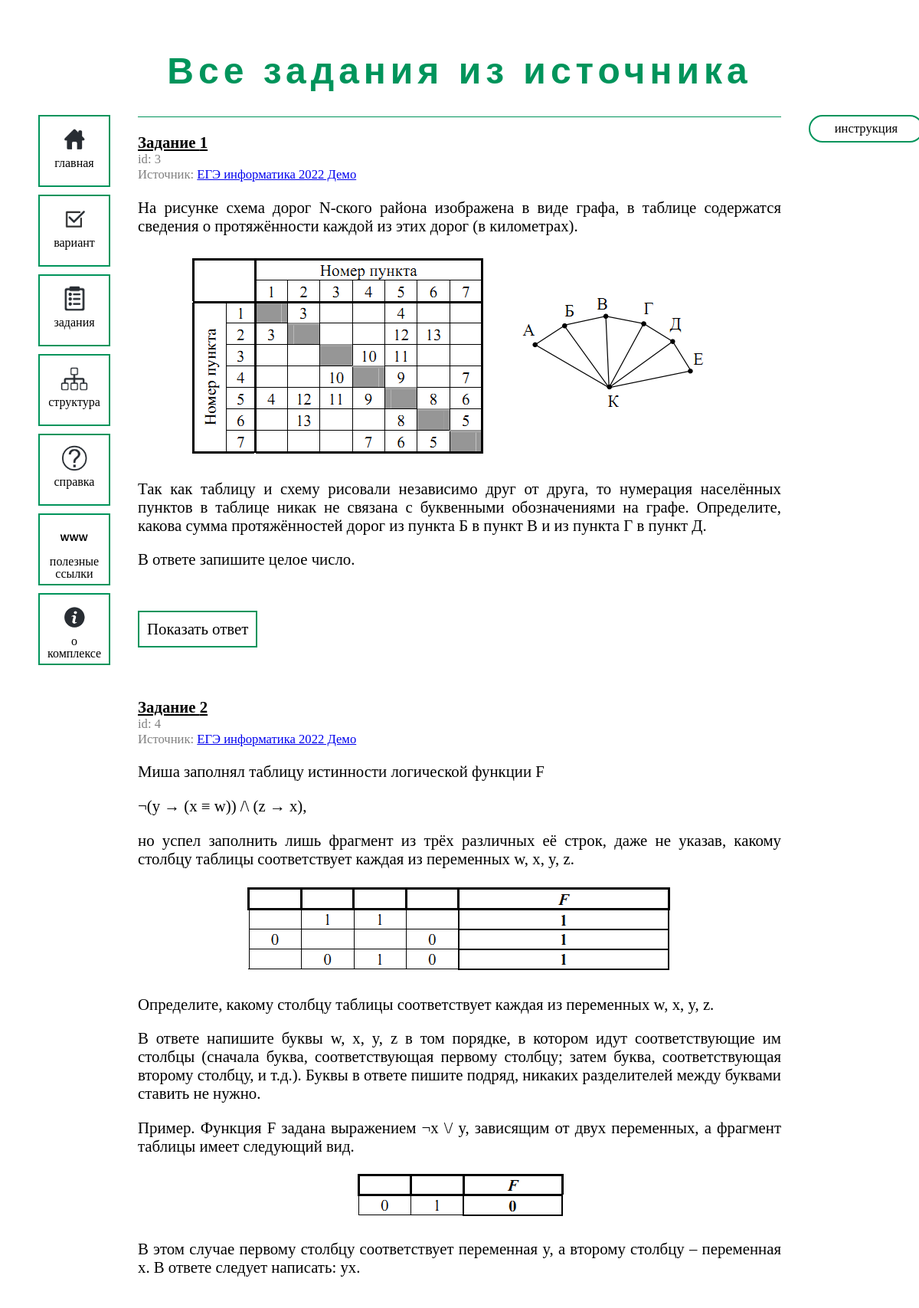
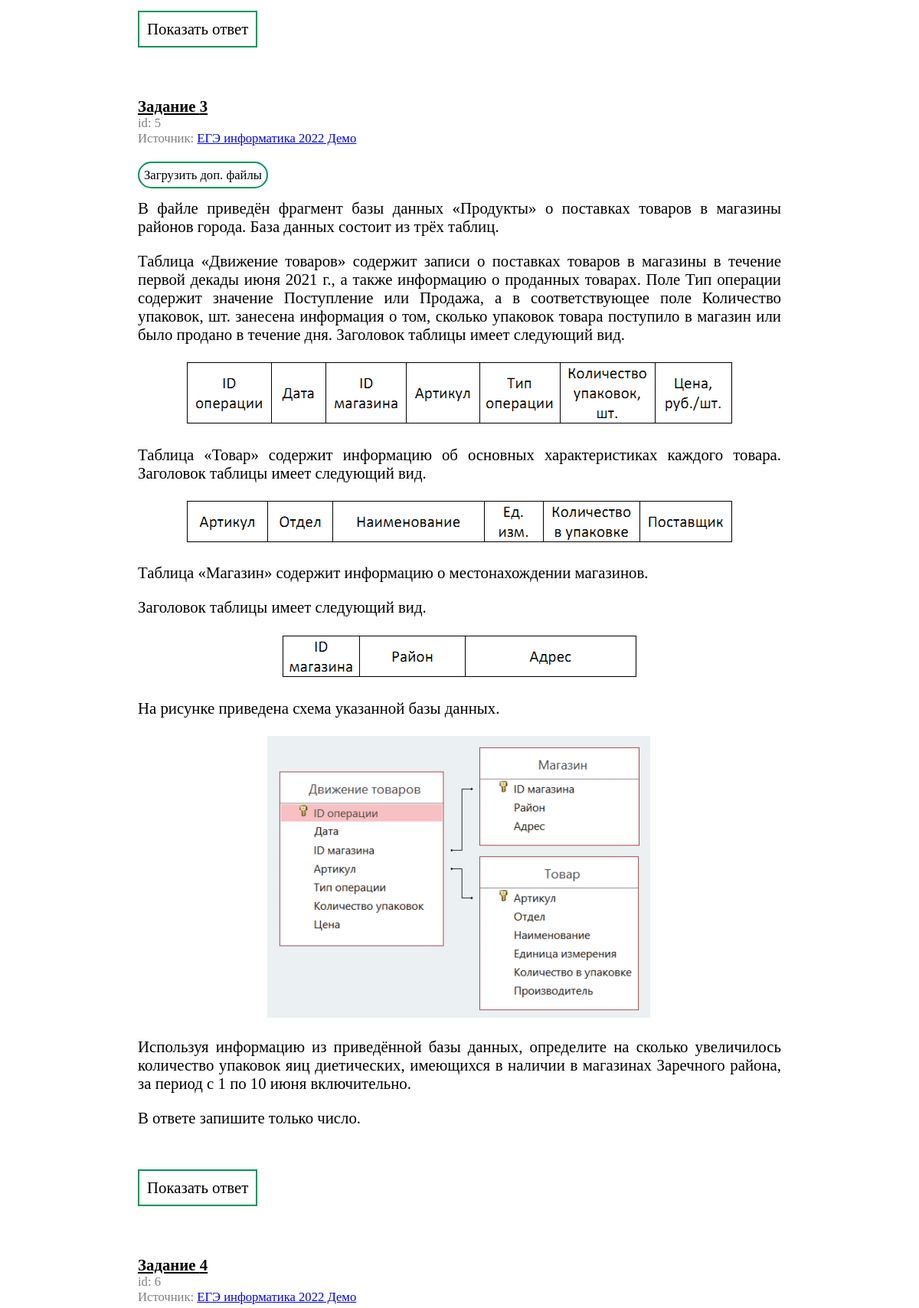
The page /source/1 (upper part) on the database its author committed (2 pictures, top to bottom).
### tables this page shows
CREATE TABLE tasks (id INTEGER PRIMARY KEY UNIQUE NOT NULL, text TEXT, answer TEXT NOT NULL, number INTEGER CHECK (number < 28 AND number > 0), files_path TEXT, source TEXT REFERENCES sources (id), solution TEXT);

CREATE TABLE sources (id INTEGER PRIMARY KEY UNIQUE NOT NULL, name TEXT NOT NULL);

CREATE TABLE images (id INTEGER PRIMARY KEY AUTOINCREMENT NOT NULL UNIQUE, image TEXT, task INTEGER REFERENCES tasks (id), sign TEXT);

### main.py (the view)
@app.route("/source/<int:source_id>")
def source_page(source_id):
    return render_template("source.html", tasks=repository.get_all_source_tasks(source_id),
                           page_title="Все задания из источника", for_check=False)

### Repository.py (called while the page is built)
    def get_task(self, task_id):
        con = sqlite3.connect(self.base_path)
        cur = con.cursor()
        task_inf = cur.execute("SELECT * FROM tasks WHERE id=(?)", (task_id,)).fetchone()
        images = cur.execute("SELECT * FROM images WHERE task=(?)", (task_id,)).fetchall()
        illustrations = [Illustration(image[0], image[1], image[2], image[3]) for image in images]
        illustrations_id = {illustrations[i].base_id: illustrations[i] for i in range(len(illustrations))}
        task_source = None
        if task_inf[5] is not None:
            source_inf = cur.execute("SELECT * FROM sources WHERE id=(?)", (task_inf[5])).fetchall()[0]
            task_source = Source(source_inf[0], source_inf[1])
        return Task(task_inf[0], task_inf[1], illustrations_id, task_inf[2],
                    task_inf[3], task_inf[4], task_source, task_inf[6])

    def get_all_source_tasks(self, source_id):
        con = sqlite3.connect(self.base_path)
        cur = con.cursor()
        tasks = []
        ids_of_source = cur.execute("SELECT id FROM tasks WHERE source=(?)", (source_id,)).fetchall()
        ids_of_source = list(map(lambda element: element[0], ids_of_source))
        for task_id in ids_of_source:
            tasks.append(self.get_task(task_id))
        return sorted(tasks, key=lambda element: element.number)

### templates/source.html
{% extends "tasks_with_answer.html" %}
{% block article_body %}
    {{ super() }}
{% endblock %}

### templates/tasks_with_answer.html (shortened to what this page needs)
{% extends "article_temlpate.html" %}
{% import 'task_macro.html' as task_renderer %}
{% block style %}../static/style.css{% endblock %}
{% block header %}{{ page_title }}{% endblock %}
{% block article_body %}
    {% include 'right_side_menu.html' %}
    {% for task in tasks %}
        {{ task_renderer.task_render(task) }}
        <br>
        <button class="button" onclick="getElementById('answer{{ loop.index }}').style.visibility = 'visible'" id="button{{ loop.index }}">Показать ответ</button>
    {% endfor %}
{% endblock %}

### templates/task_macro.html (shortened to what this page needs)
{% macro task_render(task) -%}
    <p class="task_header"><b>Задание {{ task.number }}</b></p>
    <p class="task_id">id: {{task.base_id}}</p>
    {% if task.source != None %}
        <p class="task_id">Источник: <a href="{{ url_for('.source_page', source_id=task.source.base_id) }}">{{task.source.name}}</a></p>
    {% endif %}
    {% if task.files %}
        <br>
        <a class="download_button" href="{{ url_for('.download_task_files', task_id=task.base_id) }}">Загрузить доп. файлы</a>
    {% endif %}
    {% for inf_line in task.text.split("||") %}
        {% if inf_line != "" and loop.index is not divisibleby 2 %}
            {% set text_lines = inf_line.split("\n") %}
            {% for text_line in text_lines %}
                <p>{{ text_line }}</p>
            {% endfor %}
        {% else %}
            <div class="image_with_text">
                <img src="../static/img/1/{{ task.illustrations[inf_line|int].image_path }}" alt="Картинка" style="margin-bottom: 0px">
            </div>
        {% endif %}
    {% endfor %}
{%- endmacro %}

### static/style.css (style rules this page uses)
body { padding-top: 25px; }
.task_header { text-align: left; text-decoration: underline; margin-bottom: 0px; }
.task_id { text-align: left; font-size: 0.8em; color: grey; margin-top: 0px; margin-bottom: 0px; }
.button { margin: auto; margin-top: 10px; border-radius: 0px; border-style: solid; border-color: #00945b; align-content: center; border-width: 2px; background-color: white; text-align: center; text-decoration: none; color: black; padding: 10px; font-family: cambria; font-size: 1em; }
.download_button { border-radius: 20px; border-style: solid; border-color: #00945b; border-width: 2px; background-color: white; padding: 6px; font-family: cambria; font-size: 0.8em; font-style: normal; text-decoration: none; color: black; text-align: left; }
.image_with_text { text-align: center; }

### rows shown on the page
tasks: number "1", base_id "3", source.name "ЕГЭ информатика 2022 Демо", text_lines "На рисунке схема дорог N-ского района изображена в виде графа, в таблице содержатся сведения о протяжённости каждой из этих дорог (в километрах)." "Так как таблицу и схему рисовали независимо друг от друга, то нумерация населённых пунктов в таблице никак не связана с буквенными обозначениями на графе. Определите, какова сумма протяжённостей дорог из пункта Б в пункт В и из пункта Г в пункт Д." "В ответе запишите целое число.", image (picture)
tasks: number "2", base_id "4", source.name "ЕГЭ информатика 2022 Демо", text_lines "Миша заполнял таблицу истинности логической функции F" "¬(y → (x ≡ w)) /\\ (z → x)," "но успел заполнить лишь фрагмент из трёх различных её строк, даже не указав, какому столбцу таблицы соответствует каждая из переменных w, x, y, z." "Определите, какому столбцу таблицы соответствует каждая из переменных w, x, y, z." "В ответе напишите буквы w, x, y, z в том порядке, в котором идут соответствующие им столбцы (сначала буква, соответствующая первому столбцу; затем буква, соответствующая второму столбцу, и т.д.). Буквы в ответе пишите подряд, никаких разделителей между буквами ставить не нужно." "Пример. Функция F задана выражением ¬x \\/ y, зависящим от двух переменных, а фрагмент таблицы имеет следующий вид." "В этом случае первому столбцу соответствует переменная y, а второму столбцу – переменная x. В ответе следует написать: yx.", image (picture)
tasks: number "3", base_id "5", source.name "ЕГЭ информатика 2022 Демо", text_lines "В файле приведён фрагмент базы данных «Продукты» о поставках товаров в магазины районов города. База данных состоит из трёх таблиц." "Таблица «Движение товаров» содержит записи о поставках товаров в магазины в течение первой декады июня 2021 г., а также информацию о проданных товарах. Поле Тип операции содержит значение Поступление или Продажа, а в соответствующее поле Количество упаковок, шт. занесена информация о том, сколько упаковок товара поступило в магазин или было продано в течение дня. Заголовок таблицы имеет следующий вид." "Таблица «Товар» содержит информацию об основных характеристиках каждого товара. Заголовок таблицы имеет следующий вид." "Таблица «Магазин» содержит информацию о местонахождении магазинов." "Заголовок таблицы имеет следующий вид." "На рисунке приведена схема указанной базы данных." "Используя информацию из приведённой базы данных, определите на сколько увеличилось количество упаковок яиц диетических, имеющихся в наличии в магазинах Заречного района, за период с 1 по 10 июня включительно." "В ответе запишите только число.", image (picture)
tasks: number "4", base_id "6", source.name "ЕГЭ информатика 2022 Демо"

### other values the page prints
{{ page_title }} "Все задания из источника"
